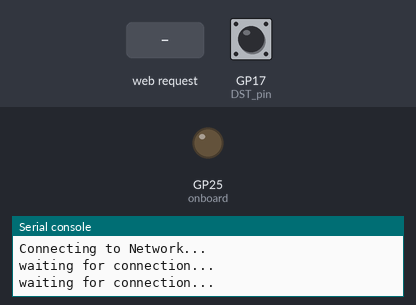
Simulated run of this program. Board: Raspberry Pi Pico running MicroPython. Shown: output pins drawn as LEDs (lit = HIGH), the last lines printed to the serial console. Dashed ring = blinking. The inputs (shaded band) are chosen by the test bench; at power-on: GP17 (DST_pin) HIGH. WiFi joins after 1.5 s; the clock reads 2024-03-15 10:24:30 at power-on unless the program sets it; files the program writes start out absent; requests to the public web service named in the program get a made-up reply in its usual format after 0.4 s (London, UTC, broken clouds, 64 % humidity, 1013 hPa unless stated); values from a settings file that is not in the repository are placeholders.

Above: at 1.2 s.
1.3 s: HTTP request GET / received
At 3.51 s:
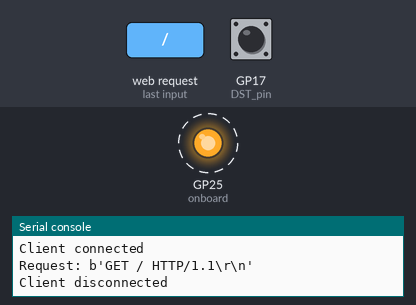
Timing chart, 0 to 11.6 s (numbered marks = the images above; inputs shaded):
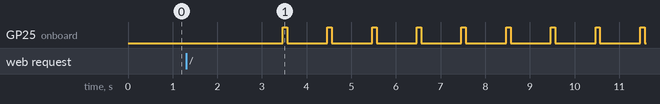

Measured:
- by itself, GP25 (onboard): alternates HIGH for 0.10 s and LOW for 0.90 s

The program:

main.py
```python
"""
control carriage lights: On at sunset / Off at 'bedtime'
Make daily log data available via webserver
Power failure tolerant
"""

import gc
import micropython
from  machine import Pin, RTC
import network
from ntptime import settime
import time
import urequests
from secrets import secrets
import uasyncio as asyncio

# Global values
DATAFILENAME = 'data.txt'
ssid = secrets['ssid']
password = secrets['wifi_password']
lat = secrets['lat']
long = secrets['long']
TZ_OFFSET = secrets['tz_offset']

# Set up DST pin
# Jumper to ground when DST is in effect
DST_pin = Pin(17, Pin.IN, Pin.PULL_UP)

# Account for Daylight Savings Time
if DST_pin.value():
    tz_offset = TZ_OFFSET
else:
    tz_offset = TZ_OFFSET + 1

# URLs to fetch from
SUNSET_URL = "http://api.sunrise-sunset.org/json?lat=%f&lng=%f&formatted=0"\
    % (lat, long)
LIGHTS_ON_URL = "http://192.168.1.54/control?cmd=GPIO,12,1"
LIGHTS_OFF_URL = "http://192.168.1.54/control?cmd=GPIO,12,0"

# Set up onboard led
onboard = Pin("LED", Pin.OUT, value=0)

html = """<!DOCTYPE html>
<html>
    <head> <title>Lights Controller</title> </head>
    <body> <h1>Carriage Lights Controller</h1>
        <pre>%s</pre>
    </body>
</html>
"""

def record(line):
    """Combined print and append to data file."""
    print(line)
    line += '\n'
    with open(DATAFILENAME, 'a') as file:
        file.write(line)

def sync_rtc_to_ntp():
    """Sync RTC to (utc) time from ntp server."""
    try:
        settime()
    except OSError as e:
        err_string = 'OSError' + e + 'while trying to set rtc'
        record(err_string)
    print('setting rtc to UTC...')

def local_hour_to_utc_hour(loc_h):
    utc_h = loc_h - tz_offset
    if utc_h > 23:
        utc_h -= 24
    return utc_h

def utc_hour_to_local_hour(utc_h):
    loc_h = utc_h + tz_offset
    if loc_h < 0:
        loc_h += 24
    return loc_h

def get_sunset_time():
    """Get (UTC) time of today's sunset. return (H, M, S)"""
    try:
        response = urequests.get(SUNSET_URL)
        data = response.json()
        utc_sunset_str = data['results']['sunset']
        date_str, time_str = utc_sunset_str.split('T')
        utc_hr_str, m_str, s_str, *rest = time_str.split(':')
        H = int(utc_hr_str)
        M = int(m_str)
        S = int(s_str.split('+')[0])
        return (H, M, S)
    except Exception as e:
        record(repr(e))

def lights_on():
    ok = False
    r = urequests.get(LIGHTS_ON_URL)
    record(r.text)
    ok = True
    return ok

def lights_off():
    ok = False
    r = urequests.get(LIGHTS_OFF_URL)
    record(r.text)
    ok = True
    return ok

wlan = network.WLAN(network.STA_IF)

def connect():
    """Return True on successful connection, otherwise False"""
    wlan.active(True)
    wlan.config(pm = 0xa11140) # Disable power-save mode
    wlan.connect(ssid, password)

    max_wait = 10
    while max_wait > 0:
        if wlan.status() < 0 or wlan.status() >= 3:
            print("wlan.status =", wlan.status())
            break
        max_wait -= 1
        print('waiting for connection...')
        time.sleep(1)

    if not wlan.isconnected():
        return False
    else:
        print('connected')
        status = wlan.ifconfig()
        print('ip = ' + status[0])
        return True

async def serve_client(reader, writer):
    print("Client connected")
    request_line = await reader.readline()
    print("Request:", request_line)
    # We are not interested in HTTP request headers, skip them
    while await reader.readline() != b"\r\n":
        pass

    with open(DATAFILENAME) as file:
        data = file.read()

    response = html % data
    writer.write('HTTP/1.0 200 OK\r\nContent-type: text/html\r\n\r\n')
    writer.write(response)

    await writer.drain()
    await writer.wait_closed()
    print("Client disconnected")

async def main():
    print('Connecting to Network...')
    connect()

    # Pico Real Time Clock
    rtc = RTC()
    local_time = rtc.datetime()
    print("Initial (rtc) ", local_time)

    # Sync RTC to ntp time server (utc)
    sync_rtc_to_ntp()
    time.sleep(1)

    gm_time = rtc.datetime()
    print('Reset to (UTC)', gm_time)
    record("power-up @ (%d, %d, %d, %d, %d, %d, %d, %d) (UTC)" % gm_time)

    print('Setting up webserver...')
    asyncio.create_task(asyncio.start_server(serve_client, "0.0.0.0", 80))

    # Get sunset time
    H, M, S = get_sunset_time()

    while True:

        # Check for daylight savings time (set w/ jumper)
        if DST_pin.value():
            tz_offset = TZ_OFFSET
        else:
            tz_offset = TZ_OFFSET + 1

        current_time = rtc.datetime()
        y = current_time[0]  # curr year
        mo = current_time[1] # current month
        d = current_time[2]  # current day
        h = current_time[4]  # curr hour (UTC)
        lh = utc_hour_to_local_hour(h) # (local)
        m = current_time[5]  # curr minute
        s = current_time[6]  # curr second

        timestamp = f"{lh:02}:{m:02}:{s:02}"

        # Test WiFi connection twice per minute
        if s in (15, 45):
            if not wlan.isconnected():
                record(f"{timestamp} WiFi not connected")
                wlan.disconnect()
                record("Attempting to re-connect")
                success = connect()
                record(f"Re-connected: {success}")
                # After successful reconnection, sync rtc to ntp
                if success:
                    sync_rtc_to_ntp()
                    time.sleep(1)

        # Print UTC time on the hour
        if not s and not m % 60:
            record("%d:%02d:%02d (UTC); %d:%02d:%02d (Local)" % (h, m, s, lh, m, s))

            print('free:', str(gc.mem_free()))
            print('info (gc):', str(gc.mem_alloc()))
            print('info:', str(micropython.mem_info()))
            gc.collect()

        # At 11:59 AM (UTC) purge data file
        if h == 11 and m == 59 and s == 0:
            with open(DATAFILENAME, 'w') as file:
                file.write('Date: %d/%d/%d\n' % (mo, d, y))
                file.write('Sunset yesterday @ %d:%02d:%02d (UTC)\n' % (H, M, S))

        # At 22:0:0 (UTC), get time of today's sunset
        if lh == 18 and m == 0 and s == 0:
            record(f"At {timestamp}, getting time of today's sunset")
            try:
                H, M, S = get_sunset_time()
                LH = utc_hour_to_local_hour(H)
                record("Sunset today at %d:%02d:%02d local time" % (LH, M, S))
            except Exception as e:
                record('Error: %s at %d:%02d:%02d' % (e, h, m, s))

        # At sunset, turn lights on
        if h == H and m == M  and s in (0, 1):
            record(f"Turning lights on at {timestamp}")
            try:
                lights_on()
            except Exception as e:
                record(repr(e))

        # At 9:01 PM local time, turn lights off
        if lh == 21 and m == 1 and s in (0, 1):
            record(f"Turning lights off at {timestamp}")
            try:
                lights_off()
            except Exception as e:
                record(repr(e))

        onboard.on()
        await asyncio.sleep(0.1)
        onboard.off()
        await asyncio.sleep(0.9)

try:
    asyncio.run(main())
finally:
    asyncio.new_event_loop()
```
